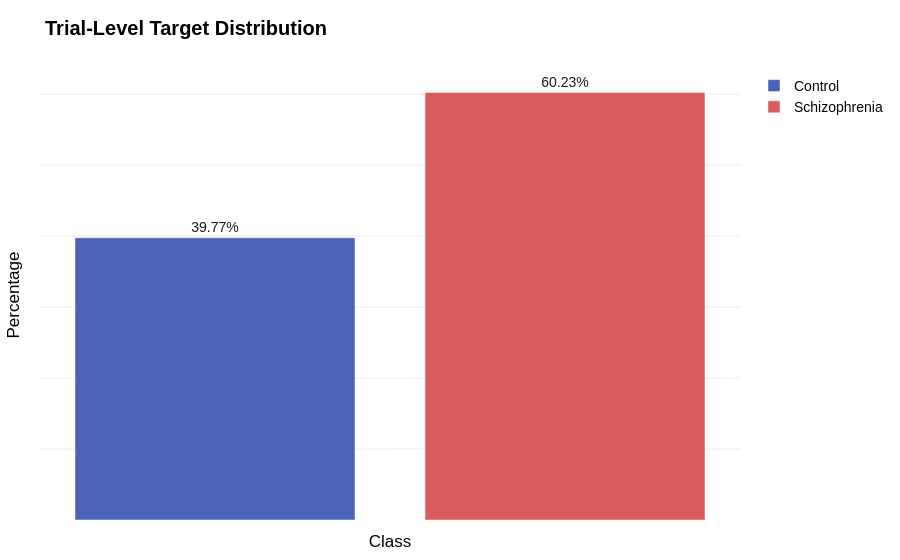

Source (notebook cell):
### Code cell
fig = px.bar(
    trial_label_pdf,
    x="label_name",
    y="percentage",
    color="label_name",
    text=trial_label_pdf["percentage"].astype(str) + "%",
    color_discrete_map=CLASS_COLOR_MAP
)

fig = apply_layout(
    fig,
    "Trial-Level Target Distribution",
    "Class",
    "Percentage"
)

fig.update_traces(textposition="outside", opacity=0.9)

fig.update_xaxes(showticklabels=False)
fig.update_yaxes(showticklabels=False)

fig.show()

### Figure 1 — Plotly figure (JSON) as saved in the notebook; plotly's stock layout.template omitted (floating-point values rounded to 4 significant figures)
{"data": [{"hovertemplate": "label_name=%{x}<br>percentage=%{y}<br>text=%{text}<extra></extra>", "legendgroup": "Control", "marker": {"color": "#3852B4", "pattern": {"shape": ""}}, "name": "Control", "opacity": 0.9, "orientation": "v", "showlegend": true, "text": ["39.77%"], "textposition": "outside", "type": "bar", "x": ["Control"], "xaxis": "x", "y": [39.77], "yaxis": "y"}, {"hovertemplate": "label_name=%{x}<br>percentage=%{y}<br>text=%{text}<extra></extra>", "legendgroup": "Schizophrenia", "marker": {"color": "#D84B4B", "pattern": {"shape": ""}}, "name": "Schizophrenia", "opacity": 0.9, "orientation": "v", "showlegend": true, "text": ["60.23%"], "textposition": "outside", "type": "bar", "x": ["Schizophrenia"], "xaxis": "x", "y": [60.23], "yaxis": "y"}], "layout": {"barmode": "relative", "font": {"color": "black", "family": "Arial", "size": 14}, "legend": {"title": {"text": ""}, "tracegroupgap": 0}, "margin": {"b": 40, "l": 40, "r": 40, "t": 70}, "paper_bgcolor": "white", "plot_bgcolor": "white", "title": {"font": {"color": "black"}, "text": "<b>Trial-Level Target Distribution</b>", "x": 0.05, "xanchor": "left"}, "xaxis": {"anchor": "y", "categoryarray": ["Control", "Schizophrenia"], "categoryorder": "array", "color": "black", "domain": [0, 1], "showgrid": false, "showticklabels": false, "title": {"text": "Class"}, "zeroline": false}, "yaxis": {"anchor": "x", "color": "black", "domain": [0, 1], "gridcolor": "rgba(0,0,0,0.08)", "showgrid": true, "showticklabels": false, "title": {"text": "Percentage"}, "zeroline": false}}}
